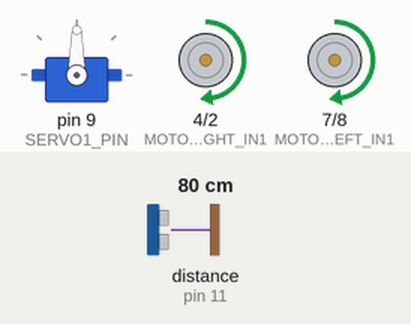
The sketch below on a simulated Arduino Uno, built with avr-gcc and run on an emulated ATmega328P. On the bench: servo, motor-driver pin pairs drawn as motors (green arrow = first pin HIGH = forward, orange = second pin HIGH = backward, longer = more drive, scaled by the enable pin). Wiring (inferred from the names in the program): ultrasonic range finder: trigger pin 12; echo pin 11. The test bench sets the inputs (shaded band); at power-on: distance to the obstacle (sensor on pin 11) 80 cm. The echo pulse lasts 58.3 µs per cm.

Above: at 1.2 s.
1.3 s: distance to the obstacle (sensor on pin 11) set to 16 cm
2.8 s: distance to the obstacle (sensor on pin 11) set to 13 cm
At 3.1 s:
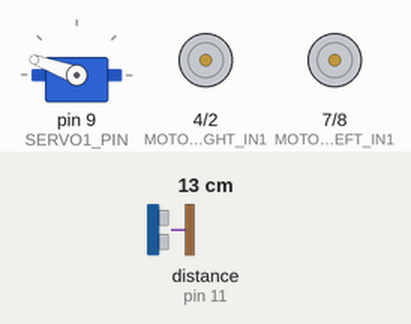
4.3 s: distance to the obstacle (sensor on pin 11) set to 18 cm
At 5.4 s:
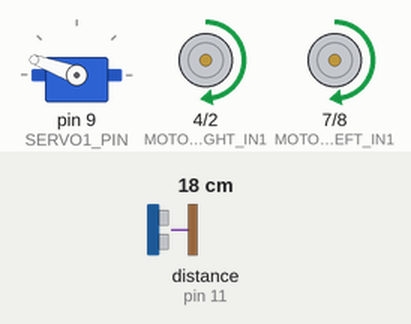
5.8 s: distance to the obstacle (sensor on pin 11) set to 2 cm
At 6.6 s:
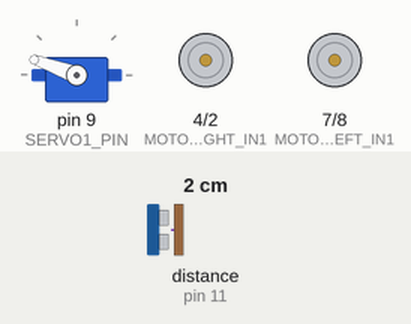
7.3 s: distance to the obstacle (sensor on pin 11) set to 35 cm
At 7.7 s:
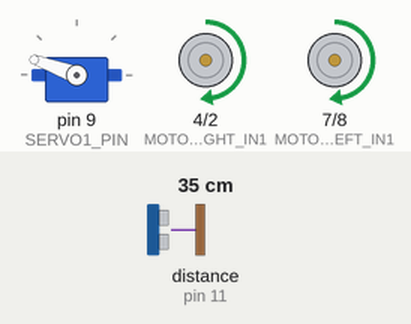
Timing chart, 0 to 9.8 s (numbered marks = the images above; inputs shaded):
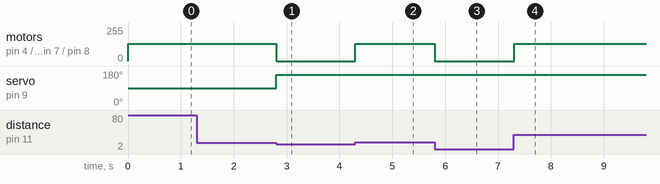

The sketch:

rb-servo-gate.ino
```cpp
// Scenario: rb-servo-gate@1, kit: ref-uno-rover@0, board: uno-r3@0
// Generated by STEM Studio from the blocks: editing this code does not change the lab.
// Target: arduino:avr:uno, contract uno-arduino-avr 0.1.7. Libraries: arduino:avr@1.8.8 (LGPL-2.1), Servo@1.3.0 (LGPL-2.1)

#include <Servo.h>

#define MOTOR_LEFT_EN 5
#define MOTOR_LEFT_IN1 7
#define MOTOR_LEFT_IN2 8
#define MOTOR_RIGHT_EN 6
#define MOTOR_RIGHT_IN1 4
#define MOTOR_RIGHT_IN2 2
#define ULTRASONIC_TRIG 12
#define ULTRASONIC_ECHO 11
#define SERVO1_PIN 9

Servo servo1;

long add32(long a, long b) { return (long)((unsigned long)a + (unsigned long)b); }
long sub32(long a, long b) { return (long)((unsigned long)a - (unsigned long)b); }
long mul32(long a, long b) { return (long)((unsigned long)a * (unsigned long)b); }
long neg32(long a) { return (long)(0UL - (unsigned long)a); }
long div32(long a, long b) { return b == -1L ? neg32(a) : (b == 0L ? 0L : a / b); }
long mod32(long a, long b) { return (b == -1L || b == 0L) ? 0L : a % b; }

void motorSet(uint8_t en, uint8_t in1, uint8_t in2, long speed) {
  if (speed > 100L) speed = 100L;
  if (speed < -100L) speed = -100L;
  long magnitude = speed < 0L ? -speed : speed;
  digitalWrite(in1, speed > 0L ? HIGH : LOW);
  digitalWrite(in2, speed < 0L ? HIGH : LOW);
  analogWrite(en, (int)((magnitude * 255L + 50L) / 100L));
}

long ultrasonicCm(uint8_t trig, uint8_t echo) {
  digitalWrite(trig, LOW);
  delayMicroseconds(2);
  digitalWrite(trig, HIGH);
  delayMicroseconds(10);
  digitalWrite(trig, LOW);
  long us = (long)pulseIn(echo, HIGH, 30000UL);
  if (us == 0L) return 400L;
  long cm = us / 58L;
  if (cm < 2L) return 2L;
  if (cm > 400L) return 400L;
  return cm;
}

void servoSet(Servo &servo, long angle) {
  if (angle < 0L) angle = 0L;
  if (angle > 180L) angle = 180L;
  servo.write((int)angle);
}

void setup() {
  pinMode(MOTOR_LEFT_EN, OUTPUT);
  pinMode(MOTOR_LEFT_IN1, OUTPUT);
  pinMode(MOTOR_LEFT_IN2, OUTPUT);
  pinMode(MOTOR_RIGHT_EN, OUTPUT);
  pinMode(MOTOR_RIGHT_IN1, OUTPUT);
  pinMode(MOTOR_RIGHT_IN2, OUTPUT);
  pinMode(ULTRASONIC_TRIG, OUTPUT);
  pinMode(ULTRASONIC_ECHO, INPUT);
  servo1.attach(SERVO1_PIN);
  servo1.write(90);
}

void loop() {
  if ((ultrasonicCm(ULTRASONIC_TRIG, ULTRASONIC_ECHO) < 15L)) {
    motorSet(MOTOR_LEFT_EN, MOTOR_LEFT_IN1, MOTOR_LEFT_IN2, 0L);
    motorSet(MOTOR_RIGHT_EN, MOTOR_RIGHT_IN1, MOTOR_RIGHT_IN2, 0L);
    servoSet(servo1, 160L);
  } else {
    {
      const long _s = (50L);
      motorSet(MOTOR_LEFT_EN, MOTOR_LEFT_IN1, MOTOR_LEFT_IN2, _s);
      motorSet(MOTOR_RIGHT_EN, MOTOR_RIGHT_IN1, MOTOR_RIGHT_IN2, _s);
    }
  }
}
```

Measured:
- the behaviour switches between 15 and 14 cm on distance to the obstacle (sensor on pin 11) (found by bisection; images 0 and 1)
- after the input at 1.3 s, every drawn part: stays the same
- after the input at 2.8 s, motor on pin 4 (MOTOR_RIGHT_IN1) / pin 2 (MOTOR_RIGHT_IN2), motor on pin 7 (MOTOR_LEFT_IN1) / pin 8 (MOTOR_LEFT_IN2): forward 128/255 → stopped at once; servo on pin 9 (SERVO1_PIN): 90° → 160° at once
- after the input at 4.3 s, motor on pin 4 (MOTOR_RIGHT_IN1) / pin 2 (MOTOR_RIGHT_IN2), motor on pin 7 (MOTOR_LEFT_IN1) / pin 8 (MOTOR_LEFT_IN2): stopped → forward 128/255 at once
- after the input at 5.8 s, motor on pin 4 (MOTOR_RIGHT_IN1) / pin 2 (MOTOR_RIGHT_IN2), motor on pin 7 (MOTOR_LEFT_IN1) / pin 8 (MOTOR_LEFT_IN2): forward 128/255 → stopped at once
- after the input at 7.3 s, motor on pin 4 (MOTOR_RIGHT_IN1) / pin 2 (MOTOR_RIGHT_IN2), motor on pin 7 (MOTOR_LEFT_IN1) / pin 8 (MOTOR_LEFT_IN2): stopped → forward 128/255 at once
